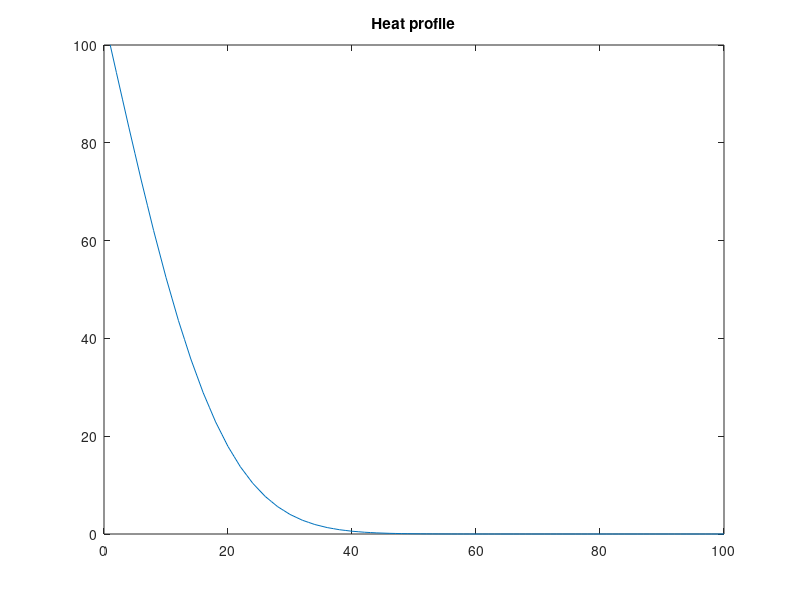

This figure's MATLAB source:
n=100; temperature=zeros(1,n); temperature(1)=100; for step=1:200; next=temperature; for i=2:n-1; next(i)=(temperature(i-1)+temperature(i+1))/2; end; temperature=next; end; plot(temperature); title('Heat profile');
